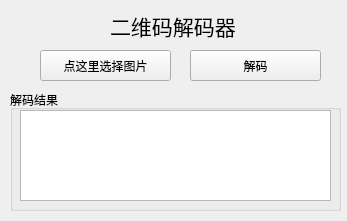
<?xml version="1.0" encoding="UTF-8"?>
<ui version="4.0">
 <class>MainWindow</class>
 <widget class="QMainWindow" name="MainWindow">
  <property name="geometry">
   <rect>
    <x>0</x>
    <y>0</y>
    <width>347</width>
    <height>221</height>
   </rect>
  </property>
  <property name="windowTitle">
   <string>二维码解码器</string>
  </property>
  <widget class="QWidget" name="centralwidget">
   <widget class="QLabel" name="title">
    <property name="geometry">
     <rect>
      <x>110</x>
      <y>10</y>
      <width>131</width>
      <height>31</height>
     </rect>
    </property>
    <property name="font">
     <font>
      <family>STZhongsong</family>
      <pointsize>16</pointsize>
     </font>
    </property>
    <property name="text">
     <string>二维码解码器</string>
    </property>
   </widget>
   <widget class="QPushButton" name="choosePictureButton">
    <property name="geometry">
     <rect>
      <x>40</x>
      <y>50</y>
      <width>131</width>
      <height>31</height>
     </rect>
    </property>
    <property name="text">
     <string>点这里选择图片</string>
    </property>
   </widget>
   <widget class="QPushButton" name="decodeButton">
    <property name="geometry">
     <rect>
      <x>190</x>
      <y>50</y>
      <width>131</width>
      <height>31</height>
     </rect>
    </property>
    <property name="text">
     <string>解码</string>
    </property>
   </widget>
   <widget class="QGroupBox" name="resultBox">
    <property name="geometry">
     <rect>
      <x>10</x>
      <y>90</y>
      <width>331</width>
      <height>121</height>
     </rect>
    </property>
    <property name="title">
     <string>解码结果</string>
    </property>
    <widget class="QTextBrowser" name="resultDisplay">
     <property name="geometry">
      <rect>
       <x>10</x>
       <y>20</y>
       <width>311</width>
       <height>91</height>
      </rect>
     </property>
    </widget>
   </widget>
  </widget>
 </widget>
 <resources/>
 <connections/>
</ui>
